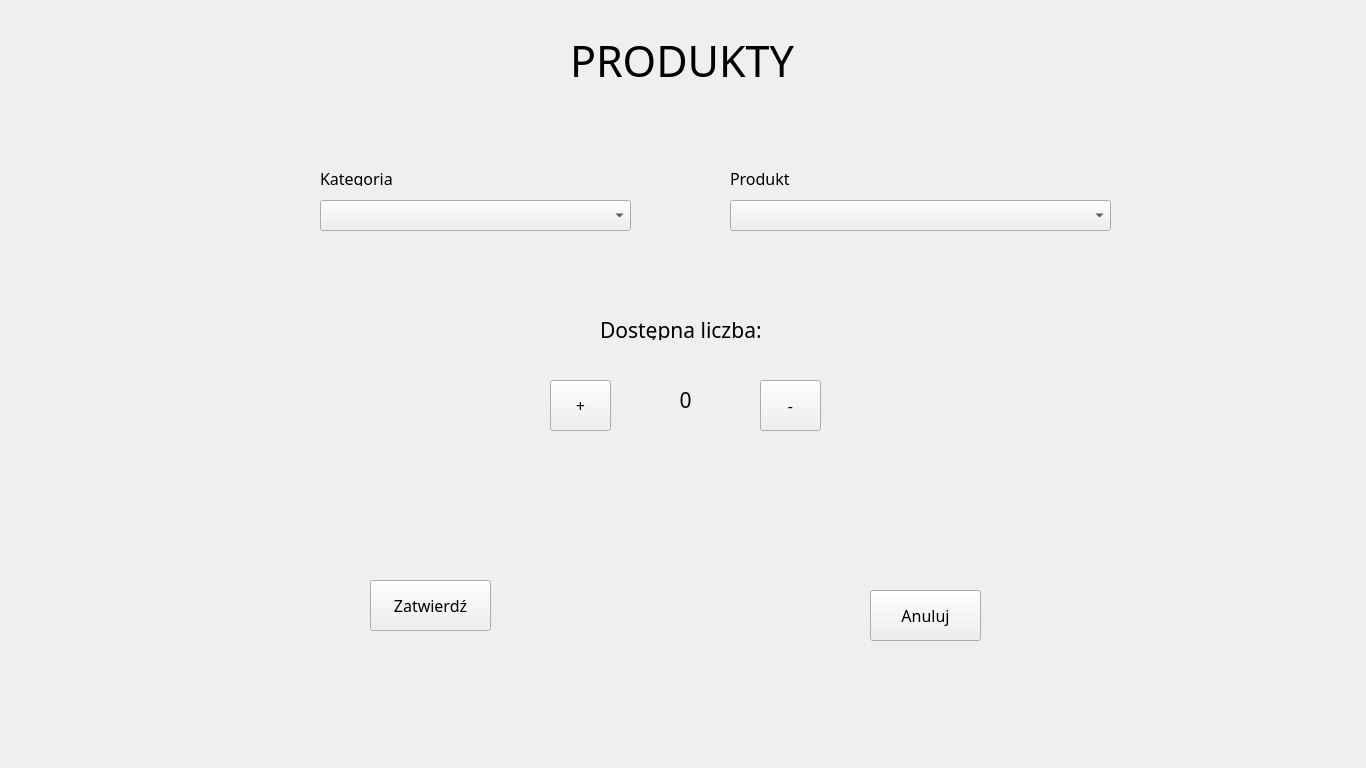
<?xml version="1.0" encoding="UTF-8"?>
<ui version="4.0">
 <class>add_products_window</class>
 <widget class="QWidget" name="add_products_window">
  <property name="geometry">
   <rect>
    <x>0</x>
    <y>0</y>
    <width>1366</width>
    <height>768</height>
   </rect>
  </property>
  <property name="font">
   <font>
    <family>Gotham Bold</family>
    <pointsize>12</pointsize>
   </font>
  </property>
  <property name="windowTitle">
   <string>Form</string>
  </property>
  <widget class="QLabel" name="label">
   <property name="geometry">
    <rect>
     <x>570</x>
     <y>20</y>
     <width>281</width>
     <height>81</height>
    </rect>
   </property>
   <property name="font">
    <font>
     <family>Gotham Bold</family>
     <pointsize>32</pointsize>
    </font>
   </property>
   <property name="text">
    <string>PRODUKTY</string>
   </property>
  </widget>
  <widget class="QComboBox" name="box_categories">
   <property name="geometry">
    <rect>
     <x>320</x>
     <y>200</y>
     <width>311</width>
     <height>31</height>
    </rect>
   </property>
   <property name="font">
    <font>
     <family>Gotham Bold</family>
     <pointsize>12</pointsize>
    </font>
   </property>
  </widget>
  <widget class="QComboBox" name="box_products">
   <property name="geometry">
    <rect>
     <x>730</x>
     <y>200</y>
     <width>381</width>
     <height>31</height>
    </rect>
   </property>
  </widget>
  <widget class="QPushButton" name="button_approve">
   <property name="geometry">
    <rect>
     <x>370</x>
     <y>580</y>
     <width>121</width>
     <height>51</height>
    </rect>
   </property>
   <property name="text">
    <string>Zatwierdź</string>
   </property>
  </widget>
  <widget class="QPushButton" name="button_discard">
   <property name="geometry">
    <rect>
     <x>870</x>
     <y>590</y>
     <width>111</width>
     <height>51</height>
    </rect>
   </property>
   <property name="text">
    <string>Anuluj</string>
   </property>
  </widget>
  <widget class="QPushButton" name="button_add">
   <property name="geometry">
    <rect>
     <x>550</x>
     <y>380</y>
     <width>61</width>
     <height>51</height>
    </rect>
   </property>
   <property name="text">
    <string>+</string>
   </property>
  </widget>
  <widget class="QPushButton" name="button_remove">
   <property name="geometry">
    <rect>
     <x>760</x>
     <y>380</y>
     <width>61</width>
     <height>51</height>
    </rect>
   </property>
   <property name="text">
    <string>-</string>
   </property>
  </widget>
  <widget class="QLabel" name="label_number">
   <property name="geometry">
    <rect>
     <x>620</x>
     <y>390</y>
     <width>131</width>
     <height>20</height>
    </rect>
   </property>
   <property name="font">
    <font>
     <pointsize>16</pointsize>
    </font>
   </property>
   <property name="text">
    <string>0</string>
   </property>
   <property name="alignment">
    <set>Qt::AlignCenter</set>
   </property>
  </widget>
  <widget class="QLabel" name="label_available">
   <property name="geometry">
    <rect>
     <x>600</x>
     <y>320</y>
     <width>181</width>
     <height>20</height>
    </rect>
   </property>
   <property name="font">
    <font>
     <family>Gotham Bold</family>
     <pointsize>16</pointsize>
    </font>
   </property>
   <property name="text">
    <string>Dostępna liczba: </string>
   </property>
  </widget>
  <widget class="QLabel" name="label_2">
   <property name="geometry">
    <rect>
     <x>320</x>
     <y>170</y>
     <width>201</width>
     <height>16</height>
    </rect>
   </property>
   <property name="text">
    <string>Kategoria</string>
   </property>
  </widget>
  <widget class="QLabel" name="label_3">
   <property name="geometry">
    <rect>
     <x>730</x>
     <y>170</y>
     <width>151</width>
     <height>16</height>
    </rect>
   </property>
   <property name="text">
    <string>Produkt</string>
   </property>
  </widget>
 </widget>
 <resources/>
 <connections/>
</ui>
